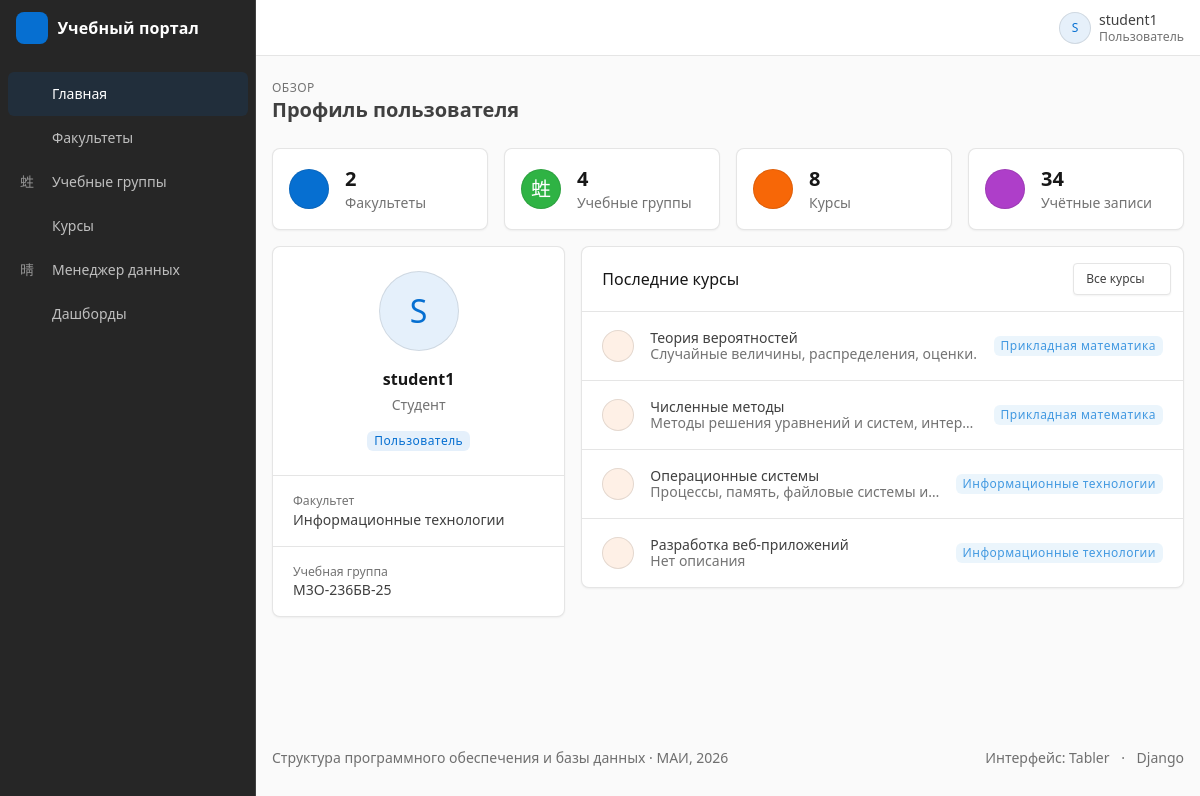
Screenshot of /profile/ (signed in) with the database file from the repository.
### accounts/models.py (models this page shows, shortened)
class StudentProfile(models.Model):
    user = models.OneToOneField(
        User,
        on_delete=models.CASCADE,
        related_name='student_profile'
    )
    department = models.ForeignKey(
        Department,
        on_delete=models.SET_NULL,
        null=True,
        blank=True,
        related_name='students'
    )
    academic_group = models.ForeignKey(
        AcademicGroup,
        on_delete=models.SET_NULL,
        null=True,
        blank=True,
        related_name='students'
    )
    courses = models.ManyToManyField(
        Course,
        blank=True,
        related_name='students'
    )

class Department(models.Model):
    name = models.CharField(max_length=200)
    def __str__(self):
        return self.name

class AcademicGroup(models.Model):
    name = models.CharField(max_length=50)
    department = models.ForeignKey(
        Department,
        on_delete=models.CASCADE,
        related_name='groups'
    )
    def __str__(self):
        return self.name

class Course(models.Model):
    title = models.CharField(max_length=200)
    description = models.TextField(
        blank=True
    )
    department = models.ForeignKey(
        Department,
        on_delete=models.CASCADE,
        related_name='courses'
    )

### accounts/views.py (the view)
# urls.py: path('profile/', views.profile, name='profile'),
@login_required
def profile(request):
    return render(request, 'profile.html', {
        'is_methodist': is_methodist(request.user),
        'department_count': Department.objects.count(),
        'group_count': AcademicGroup.objects.count(),
        'course_count': Course.objects.count(),
        'user_count': User.objects.count(),
        'last_courses': Course.objects.select_related('department').order_by('-id')[:4],
    })

### accounts/context_processors.py (called while the page is built)
def roles(request):
    user = request.user
    return {
        'is_methodist': user.is_authenticated and is_methodist(user),
    }

### accounts/views.py (called while the page is built)
def is_methodist(user):
    return user.groups.filter(
        name='Методист'
    ).exists()

### templates/profile.html (shortened to what this page needs)
{% extends 'base.html' %}
{% block pretitle %}Обзор{% endblock %}
{% block page_title %}Профиль пользователя{% endblock %}
{% block content %}
<div class="row row-deck row-cards mb-3">
    <div class="col-6 col-lg-3">
        <a href="/departments/" class="card card-sm card-link card-link-pop">
            <div class="card-body">
                <div class="row align-items-center">
                    <div class="col-auto">
                        <span class="bg-primary text-white avatar"><i class="ti ti-building fs-2"></i></span>
                    </div>
                    <div class="col">
                        <div class="h2 mb-0">{{ department_count }}</div>
                        <div class="text-secondary">Факультеты</div>
                    </div>
                </div>
            </div>
        </a>
    </div>
    <div class="col-6 col-lg-3">
        <a href="/groups/" class="card card-sm card-link card-link-pop">
            <div class="card-body">
                <div class="row align-items-center">
                    <div class="col-auto">
                        <span class="bg-green text-white avatar"><i class="ti ti-users-group fs-2"></i></span>
                    </div>
                    <div class="col">
                        <div class="h2 mb-0">{{ group_count }}</div>
                        <div class="text-secondary">Учебные группы</div>
                    </div>
                </div>
            </div>
        </a>
    </div>
    <div class="col-6 col-lg-3">
        <a href="/courses/" class="card card-sm card-link card-link-pop">
            <div class="card-body">
                <div class="row align-items-center">
                    <div class="col-auto">
                        <span class="bg-orange text-white avatar"><i class="ti ti-book fs-2"></i></span>
                    </div>
                    <div class="col">
                        <div class="h2 mb-0">{{ course_count }}</div>
                        <div class="text-secondary">Курсы</div>
                    </div>
                </div>
            </div>
        </a>
    </div>
    <div class="col-6 col-lg-3">
        <div class="card card-sm">
            <div class="card-body">
                <div class="row align-items-center">
                    <div class="col-auto">
                        <span class="bg-purple text-white avatar"><i class="ti ti-user fs-2"></i></span>
                    </div>
                    <div class="col">
                        <div class="h2 mb-0">{{ user_count }}</div>
                        <div class="text-secondary">Учётные записи</div>
                    </div>
                </div>
            </div>
        </div>
    </div>
</div>
<div class="row row-cards">
    <div class="col-lg-4">
        <div class="card">
            <div class="card-body p-4 text-center">
                <span class="avatar avatar-xl mb-3 bg-primary-lt">{{ user.username|first|upper }}</span>
                <h3 class="m-0 mb-1">{{ user.username }}</h3>
                <div class="text-secondary">
                    {% if user.student_profile %}Студент{% else %}Сотрудник кафедры{% endif %}
                </div>
                <div class="mt-3">
                    {% if user.is_superuser %}
                        <span class="badge bg-red-lt" data-bs-toggle="tooltip"
                              title="Полный доступ ко всем данным">Администратор</span>
                    {% else %}
                        <span class="badge bg-blue-lt" data-bs-toggle="tooltip"
                              title="Может просматривать данные">Пользователь</span>
                    {% endif %}
                </div>
            </div>
            {% if user.student_profile %}
                <div class="list-group list-group-flush">
                    <div class="list-group-item">
                        <div class="text-secondary small">Факультет</div>
                        <div>{{ user.student_profile.department|default:"не указан" }}</div>
                    </div>
                    <div class="list-group-item">
                        <div class="text-secondary small">Учебная группа</div>
                        <div>{{ user.student_profile.academic_group|default:"не указана" }}</div>
                    </div>
                </div>
            {% endif %}
        </div>
    </div>
    <div class="col-lg-8">
        <div class="card">
            <div class="card-header">
                <h3 class="card-title">Последние курсы</h3>
                <div class="card-actions">
                    <a href="/courses/" class="btn btn-sm">Все курсы<i class="ti ti-arrow-right ms-1"></i></a>
                </div>
            </div>
            <div class="list-group list-group-flush">
                {% for course in last_courses %}
                    <div class="list-group-item">
                        <div class="row align-items-center">
                            <div class="col-auto">
                                <span class="avatar avatar-sm bg-orange-lt"><i class="ti ti-book"></i></span>
                            </div>
                            <div class="col text-truncate">
                                <div class="text-reset d-block">{{ course.title }}</div>
                                <div class="d-block text-secondary text-truncate mt-n1">
                                    {{ course.description|default:"Нет описания" }}
                                </div>
                            </div>
                            <div class="col-auto d-none d-md-block">
                                <span class="badge bg-azure-lt">{{ course.department.name }}</span>
                            </div>
                        </div>
                    </div>
                {% empty %}
                    <div class="list-group-item text-secondary">Курсов пока нет.</div>
                {% endfor %}
            </div>
        </div>
    </div>
</div>
{% endblock %}

### templates/base.html (shortened to what this page needs)
{% load static %}
<!DOCTYPE html>
<html lang="ru" data-bs-navbar-position="combined">
<head>
    <link rel="stylesheet" href="{% static 'vendor/tabler/css/tabler.min.css' %}">
    <link rel="stylesheet" href="{% static 'vendor/tabler-icons/tabler-icons.min.css' %}">
    <link rel="stylesheet" href="{% static 'css/style.css' %}">
</head>
<body>
<div class="page">
    <aside class="navbar navbar-vertical navbar-expand-lg" data-bs-theme="dark">
        <div class="container-fluid">
            <div class="navbar-brand navbar-brand-autodark">
                <a href="/profile/" class="brand-link">
                    <span class="brand-mark"><i class="ti ti-school"></i></span>
                    <span class="brand-text">Учебный портал</span>
                </a>
            </div>
            <nav class="collapse navbar-collapse" id="sidebar-menu" aria-label="Главное меню">
                <ul class="navbar-nav pt-lg-3">
                    <li class="nav-item {% if request.path == '/profile/' %}active{% endif %}">
                        <a class="nav-link" href="/profile/">
                            <span class="nav-link-icon"><i class="ti ti-home"></i></span>
                            <span class="nav-link-title">Главная</span>
                        </a>
                    </li>
                    <li class="nav-item {% if '/departments/' in request.path %}active{% endif %}">
                        <a class="nav-link" href="/departments/">
                            <span class="nav-link-icon"><i class="ti ti-building"></i></span>
                            <span class="nav-link-title">Факультеты</span>
                        </a>
                    </li>
                    <li class="nav-item {% if '/groups/' in request.path %}active{% endif %}">
                        <a class="nav-link" href="/groups/">
                            <span class="nav-link-icon"><i class="ti ti-users-group"></i></span>
                            <span class="nav-link-title">Учебные группы</span>
                        </a>
                    </li>
                    <li class="nav-item {% if '/courses/' in request.path %}active{% endif %}">
                        <a class="nav-link" href="/courses/">
                            <span class="nav-link-icon"><i class="ti ti-book"></i></span>
                            <span class="nav-link-title">Курсы</span>
                        </a>
                    </li>
                    <li class="nav-item {% if '/manager/' in request.path %}active{% endif %}">
                        <a class="nav-link" href="/manager/">
                            <span class="nav-link-icon"><i class="ti ti-database-edit"></i></span>
                            <span class="nav-link-title">Менеджер данных</span>
                        </a>
                    </li>
                    <li class="nav-item {% if '/analytics/' in request.path %}active{% endif %}">
                        <a class="nav-link" href="/analytics/">
                            <span class="nav-link-icon"><i class="ti ti-chart-bar"></i></span>
                            <span class="nav-link-title">Дашборды</span>
                        </a>
                    </li>
                </ul>
            </nav>
        </div>
    </aside>
    <header class="navbar navbar-expand-md d-none d-lg-flex d-print-none">
        <div class="container-xl">
            <div class="navbar-nav flex-row order-md-last ms-auto">
                <div class="nav-item me-2">
                    <a href="?theme=dark" class="nav-link px-0 hide-theme-dark"
                       data-bs-toggle="tooltip" data-bs-placement="bottom" title="Тёмная тема">
                        <i class="ti ti-moon fs-2"></i>
                    </a>
                </div>
                <div class="nav-item dropdown">
                    <a href="#" class="nav-link d-flex lh-1 text-reset p-0" data-bs-toggle="dropdown" aria-label="Меню пользователя">
                        <span class="avatar avatar-sm bg-primary-lt">{{ user.username|first|upper }}</span>
                        <div class="ps-2">
                            <div>{{ user.username }}</div>
                            <div class="mt-1 small text-secondary">
                                {% if user.is_superuser %}Администратор{% elif is_methodist %}Методист{% else %}Пользователь{% endif %}
                            </div>
                        </div>
                    </a>
                </div>
            </div>
        </div>
    </header>
    <div class="page-wrapper">
        <div class="page-header d-print-none">
            <div class="container-xl">
                <div class="row g-2 align-items-center">
                    <div class="col">
                        <div class="page-pretitle">{% block pretitle %}Учебные данные{% endblock %}</div>
                        <h2 class="page-title">{% block page_title %}{% endblock %}</h2>
                    </div>
                </div>
            </div>
        </div>
        <div class="page-body">
            <div class="container-xl">
                {% block content %}{% endblock %}
            </div>
        </div>
        <footer class="footer footer-transparent d-print-none">
            <div class="container-xl">
                <div class="row text-center align-items-center flex-row-reverse">
                    <div class="col-lg-auto ms-lg-auto">
                        <ul class="list-inline list-inline-dots mb-0">
                            <li class="list-inline-item">Интерфейс: Tabler</li>
                            <li class="list-inline-item">Django</li>
                        </ul>
                    </div>
                    <div class="col-12 col-lg-auto mt-3 mt-lg-0">
                        Структура программного обеспечения и базы данных · МАИ, 2026
                    </div>
                </div>
            </div>
        </footer>
    </div>
</div>
</body>
</html>

### static/css/style.css (style rules this page uses)
.brand-link { display: inline-flex; align-items: center; gap: .6rem; color: inherit; text-decoration: none; }
.brand-mark { display: inline-flex; align-items: center; justify-content: center; width: 2rem; height: 2rem; border-radius: 8px; background: var(--tblr-primary); color: #fff; font-size: 1.25rem; }
.brand-text { font-weight: 600; font-size: 1rem; letter-spacing: .01em; }
.card-header { flex-wrap: wrap; gap: .5rem; }

### rows the page displays
Course: title "Теория вероятностей", description "Случайные величины, распределения, оценки.", department.name "Прикладная математика"
Course: title "Численные методы", description "Методы решения уравнений и систем, интер…", department.name "Прикладная математика"
Course: title "Операционные системы", description "Процессы, память, файловые системы…", department.name "Информационные технологии"
Course: title "Разработка веб-приложений", description "Нет описания", department.name "Информационные технологии"

### other values shown
{{ user.username|first|upper }} "S"
{{ user.username }} "student1"
{{ department_count }} "2"
{{ group_count }} "4"
{{ course_count }} "8"
{{ user_count }} "34"
{{ user.student_profile.department|default:"не указан" }} "Информационные технологии"
{{ user.student_profile.academic_group|default:"не указана" }} "М3О-236БВ-25"
